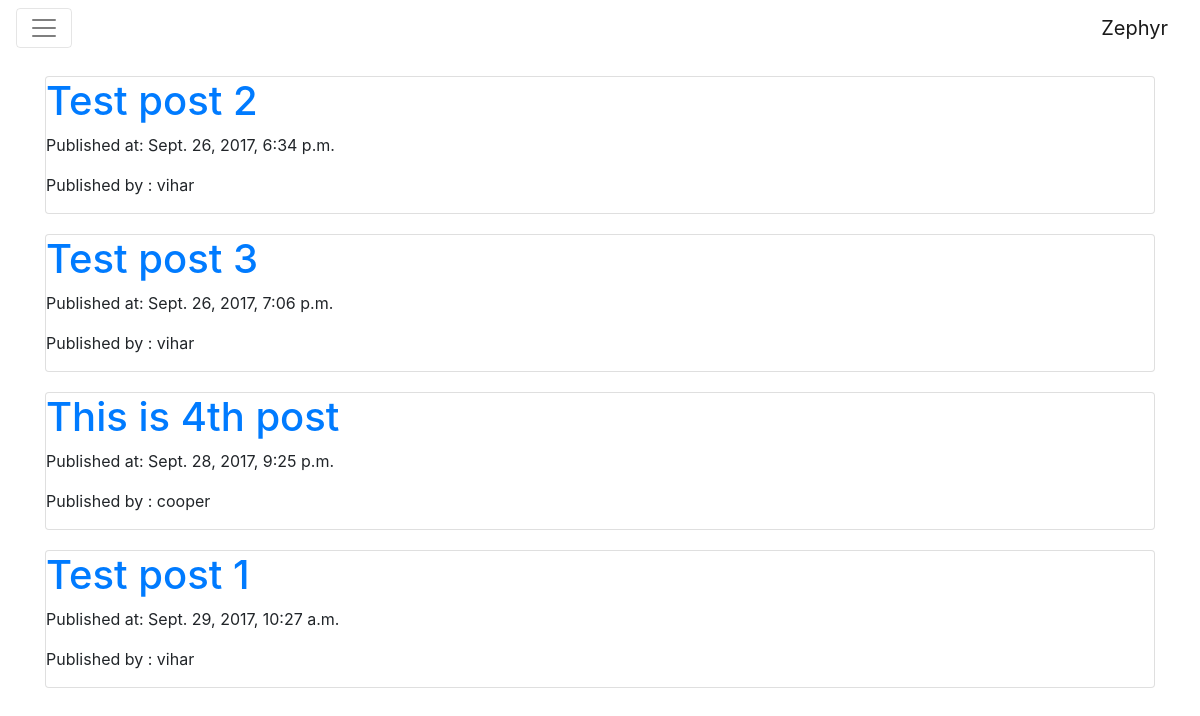
/blog/, run on an earlier commit of the app's database.
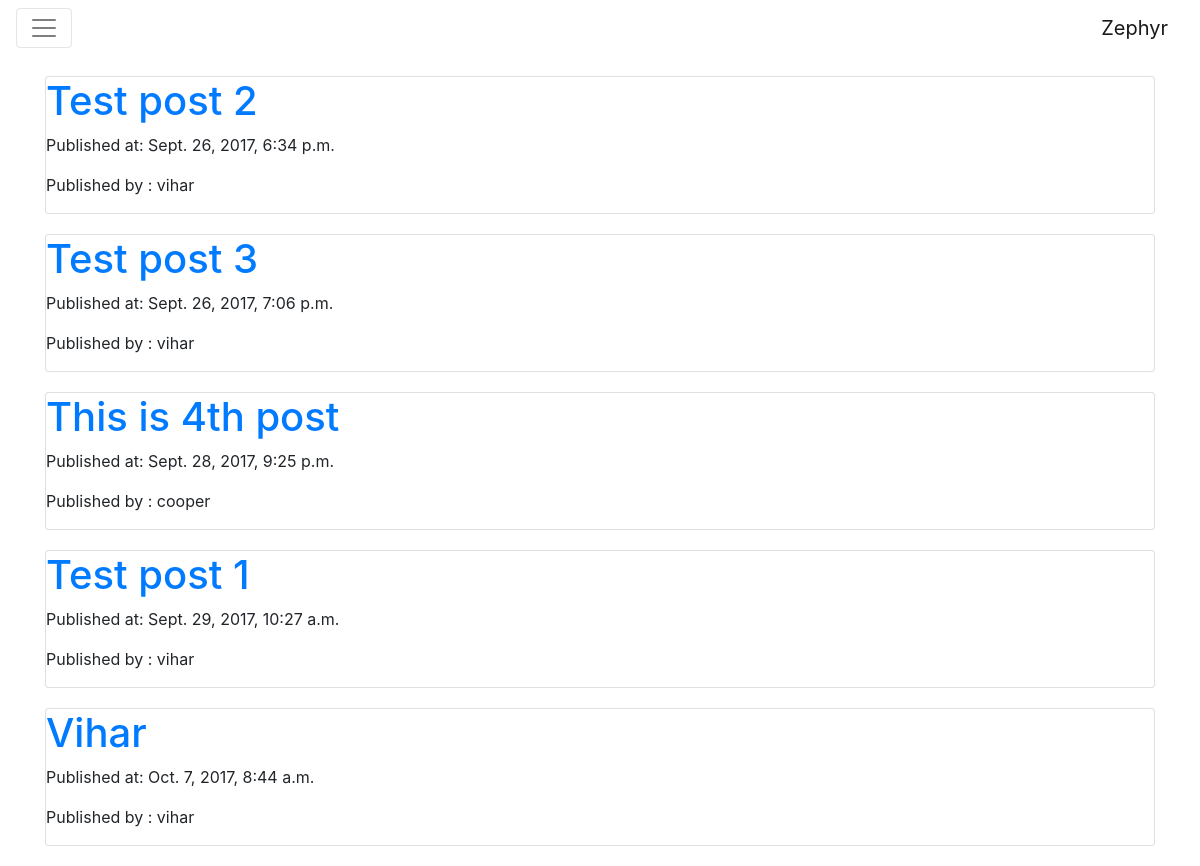
And on a later commit of the database.
### faded/models.py (models this page shows, shortened)
class Post(models.Model):
    author = models.ForeignKey('auth.User')
    title = models.CharField(max_length=200)
    text = models.TextField()
    created_date = models.DateTimeField(default=timezone.now)
    published_date = models.DateTimeField(blank=True, null=True)

### faded/views.py (the view)
def post_list(request):
    posts = Post.objects.filter(
        published_date__lte=timezone.now()).order_by('published_date')
    return render(request, 'post_list.html', {'posts': posts})

### templates/post_list.html
{% extends 'base.html' %}
{% block content %}
{% for post in posts %}
<div class="container">
	<div class="card">
		<div class="card-block">
			<h1><a href="{% url 'post_detail' pk=post.pk %}">{{ post.title }}</a></h1>
			<p>Published at: {{ post.published_date }}</p>
			<p>Published by : {{ post.author }}</p>
		</div>
	</div>
</div>
{% endfor %}
{% endblock content %}

### templates/base.html (shortened to what this page needs)
{% load staticfiles %}
<!DOCTYPE html>
<html lang="en">
<head>
  <link rel="stylesheet" href="https://maxcdn.bootstrapcdn.com/bootstrap/4.0.0-alpha.6/css/bootstrap.min.css">
</head>
<body>
  {% block navbar %}
  {% include 'navbar.html' %}
  {% endblock navbar %}
  {% block content %}
  {% endblock content %}
</body>
</html>

### templates/navbar.html (shortened to what this page needs)
<nav class="navbar navbar-toggleable-md navbar-light bg-faded nav-custom">
  <button class="navbar-toggler navbar-toggler-right" type="button" data-toggle="collapse" data-target="#navbarText" aria-controls="navbarText" aria-expanded="false" aria-label="Toggle navigation">
    <span class="navbar-toggler-icon"></span>
  </button>
  <a class="navbar-brand" href="/">Zephyr</a>
</nav>

### templates/base.html (style rules this page uses)
.card { margin: 20px 0px; }

What changed in the data, as far as the page shows it:
added Post: title "Vihar", published_date "Oct. 7, 2017, 8:44 a.m.", author "vihar"
